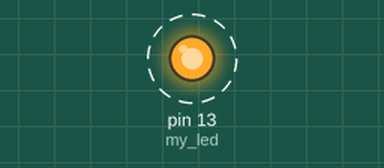
Bench run of a sketch on a simulated Arduino Uno, built with avr-gcc and run on an emulated ATmega328P. On the bench: output pins drawn as LEDs (lit = HIGH). Dashed ring = blinking.

Above: at 0.5 s.
Timing chart, 0 to 4.6 s (numbered marks = the images above):
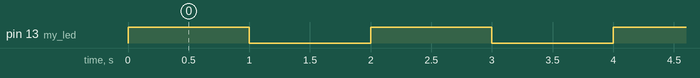

The sketch:

code.ino
```cpp
/*
Blink the LED on pin 13

write by dezhichen (c8d8z8@gmail.com)
*/
int my_led = 13;

void setup(){
  pinMode(my_led, OUTPUT);
}

void loop(){
  digitalWrite(my_led, HIGH);
  delay(1000);
  digitalWrite(my_led, LOW);
  delay(1000);
}
```

Measured:
- by itself, pin 13 (my_led): alternates HIGH for 1.0 s and LOW for 1.0 s
